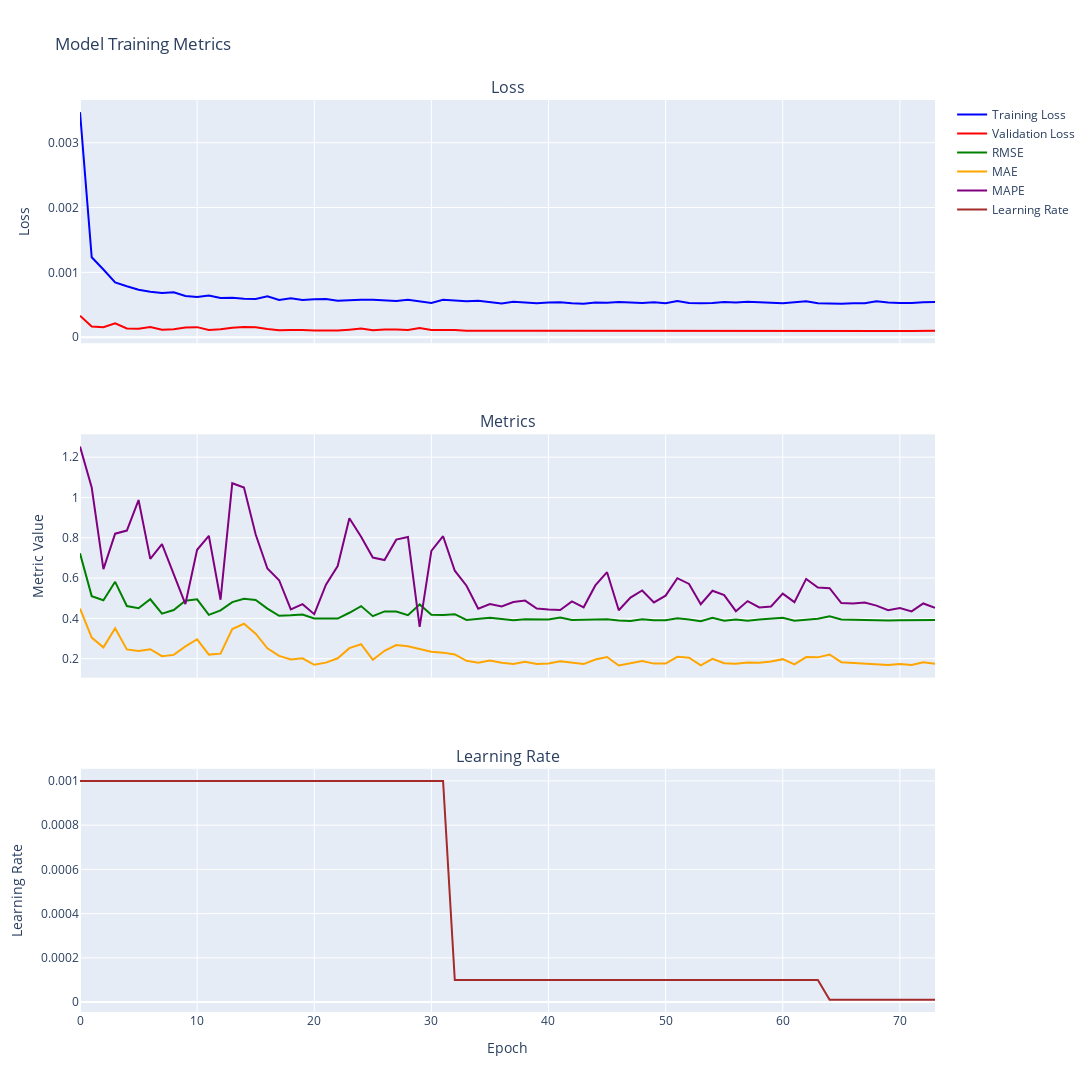

The cell this chart's notebook holds for it:
### Code cell
epochs = list(range(0, n_epochs, 1))  # Asumiendo que guardamos métricas cada 100 épocas
train_losses_plot = train_losses  # Tomamos cada 100º elemento
val_losses_plot = val_losses
val_rmses_plot = val_rmse
learning_rates_plot = learning_rates

fig = make_subplots(rows=3, cols=1, shared_xaxes=True, 
                    subplot_titles=('Loss', 'Metrics', 'Learning Rate', 'predictions'),
                    vertical_spacing=0.1)

# Añadir pérdidas de entrenamiento y validación
fig.add_trace(go.Scatter(x=epochs, y=train_losses_plot, mode='lines', name='Training Loss',
                         line=dict(color='blue', width=2)),
              row=1, col=1)
fig.add_trace(go.Scatter(x=epochs, y=val_losses_plot, mode='lines', name='Validation Loss',
                         line=dict(color='red', width=2)),
              row=1, col=1)

# Añadir RMSE, MAE y MAPE
fig.add_trace(go.Scatter(x=epochs, y=val_rmses_plot, mode='lines', name='RMSE',
                         line=dict(color='green', width=2)),
              row=2, col=1)
fig.add_trace(go.Scatter(x=epochs, y=val_maes, mode='lines', name='MAE',
                         line=dict(color='orange', width=2)),
              row=2, col=1)
fig.add_trace(go.Scatter(x=epochs, y=val_mapes, mode='lines', name='MAPE',
                         line=dict(color='purple', width=2)),
              row=2, col=1)

# Añadir tasa de aprendizaje
fig.add_trace(go.Scatter(x=epochs, y=learning_rates_plot, mode='lines', name='Learning Rate',
                         line=dict(color='brown', width=2)),
              row=3, col=1)

# # Predicciones de train y val
# fig.add_trace(go.Scatter(x=train.index, y=np.array(pred_train).flatten(), mode='lines', name='Train Predictions',
#                          line=dict(color='blue', width=2)),
#               row=4, col=1)

# fig.add_trace(go.Scatter(x=val.index, y=np.array(pred_val).flatten(), mode='lines', name='Val Predictions',
#                          line=dict(color='red', width=2)),
#               row=4, col=1)


# Actualizar el diseño
fig.update_layout(height=1200, width=1400, title_text="Model Training Metrics")
fig.update_xaxes(title_text="Epoch", row=3, col=1)
fig.update_yaxes(title_text="Loss", row=1, col=1)
fig.update_yaxes(title_text="Metric Value", row=2, col=1)
fig.update_yaxes(title_text="Learning Rate", row=3, col=1)
# fig.update_yaxes(title_text="Predictions", row=4, col=1)

# Mostrar la figura
# fig.show()

### Figure 1 — Plotly figure (JSON) as saved in the notebook; plotly's stock layout.template omitted (floating-point values rounded to 4 significant figures; data arrays with more than 128 entries replaced by an {"elided": "..."} marker saying what was removed)
{"data": [{"line": {"color": "blue", "width": 2}, "mode": "lines", "name": "Training Loss", "type": "scatter", "x": {"elided": "1000 int values"}, "xaxis": "x", "y": [0.003472, 0.001233, 0.001044, 0.000845, 0.0007866, 0.0007327, 0.0007014, 0.0006808, 0.0006936, 0.0006358, 0.0006207, 0.0006439, 0.0006046, 0.0006078, 0.0005944, 0.0005892, 0.0006292, 0.0005726, 0.0006011, 0.0005734, 0.0005851, 0.0005887, 0.0005635, 0.0005739, 0.0005758, 0.0005778, 0.0005632, 0.0005595, 0.0005759, 0.0005492, 0.0005279, 0.0005771, 0.0005668, 0.0005535, 0.0005605, 0.0005344, 0.0005181, 0.0005449, 0.0005314, 0.0005246, 0.0005335, 0.0005403, 0.0005244, 0.0005162, 0.0005347, 0.0005313, 0.0005417, 0.0005403, 0.0005278, 0.0005386, 0.000522, 0.000558, 0.0005282, 0.0005231, 0.0005252, 0.0005411, 0.0005341, 0.0005451, 0.0005323, 0.0005302, 0.0005233, 0.0005351, 0.0005541, 0.0005241, 0.0005168, 0.0005138, 0.000522, 0.0005223, 0.000555, 0.0005352, 0.000527, 0.0005256, 0.0005371, 0.0005414], "yaxis": "y"}, {"line": {"color": "red", "width": 2}, "mode": "lines", "name": "Validation Loss", "type": "scatter", "x": {"elided": "1000 int values"}, "xaxis": "x", "y": [0.00033, 0.0001646, 0.0001516, 0.0002135, 0.0001344, 0.0001281, 0.0001548, 0.0001133, 0.0001231, 0.0001501, 0.0001545, 0.0001101, 0.000122, 0.000146, 0.0001565, 0.0001524, 0.0001269, 0.0001075, 0.0001089, 0.000111, 0.0001009, 9.991e-05, 0.0001006, 0.0001157, 0.0001342, 0.0001067, 0.0001194, 0.000119, 0.0001094, 0.0001392, 0.0001105, 0.0001096, 0.0001119, 9.723e-05, 9.987e-05, 0.0001025, 9.965e-05, 9.658e-05, 9.909e-05, 9.782e-05, 9.801e-05, 0.000103, 9.698e-05, 9.746e-05, 9.778e-05, 9.907e-05, 9.59e-05, 9.458e-05, 9.878e-05, 9.627e-05, 9.622e-05, 0.0001016, 9.815e-05, 9.418e-05, 0.0001025, 9.508e-05, 9.81e-05, 9.53e-05, 9.836e-05, 0.0001, 0.0001024, 9.509e-05, 9.823e-05, 0.0001002, 0.0001064, 9.83e-05, 9.739e-05, 9.631e-05, 9.567e-05, 9.595e-05, 9.646e-05, 9.6e-05, 9.732e-05, 9.693e-05], "yaxis": "y"}, {"line": {"color": "green", "width": 2}, "mode": "lines", "name": "RMSE", "type": "scatter", "x": {"elided": "1000 int values"}, "xaxis": "x2", "y": [0.7227, 0.5104, 0.4899, 0.5813, 0.4613, 0.4503, 0.4949, 0.4235, 0.4414, 0.4874, 0.4945, 0.4175, 0.4394, 0.4807, 0.4977, 0.4911, 0.4482, 0.4125, 0.4151, 0.4191, 0.3995, 0.3977, 0.3991, 0.4279, 0.4609, 0.4109, 0.4347, 0.434, 0.4161, 0.4694, 0.4182, 0.4166, 0.4208, 0.3923, 0.3976, 0.4029, 0.3972, 0.391, 0.396, 0.3935, 0.3939, 0.4037, 0.3918, 0.3928, 0.3934, 0.396, 0.3896, 0.3869, 0.3954, 0.3904, 0.3903, 0.4011, 0.3941, 0.3861, 0.4028, 0.3879, 0.394, 0.3884, 0.3946, 0.3979, 0.4025, 0.388, 0.3943, 0.3983, 0.4105, 0.3944, 0.3926, 0.3904, 0.3891, 0.3897, 0.3908, 0.3898, 0.3925, 0.3917], "yaxis": "y2"}, {"line": {"color": "orange", "width": 2}, "mode": "lines", "name": "MAE", "type": "scatter", "x": {"elided": "1000 int values"}, "xaxis": "x2", "y": [0.4489, 0.3049, 0.256, 0.3505, 0.2462, 0.2384, 0.247, 0.2125, 0.2187, 0.2607, 0.2963, 0.2202, 0.2249, 0.3466, 0.3731, 0.3238, 0.2517, 0.2136, 0.1959, 0.2017, 0.1698, 0.1804, 0.2019, 0.2523, 0.2715, 0.1939, 0.2392, 0.2673, 0.2613, 0.2466, 0.2349, 0.23, 0.2211, 0.1892, 0.18, 0.1906, 0.1801, 0.1742, 0.1847, 0.1736, 0.176, 0.1869, 0.1784, 0.1732, 0.1957, 0.2082, 0.1664, 0.177, 0.1879, 0.1755, 0.1757, 0.2089, 0.205, 0.1666, 0.1995, 0.1773, 0.1754, 0.1807, 0.1803, 0.1855, 0.1976, 0.1712, 0.2078, 0.2065, 0.2206, 0.1826, 0.1785, 0.1765, 0.1715, 0.169, 0.1739, 0.1687, 0.1816, 0.1748], "yaxis": "y2"}, {"line": {"color": "purple", "width": 2}, "mode": "lines", "name": "MAPE", "type": "scatter", "x": {"elided": "1000 int values"}, "xaxis": "x2", "y": [1.253, 1.049, 0.6444, 0.8204, 0.8356, 0.9871, 0.6952, 0.768, 0.6194, 0.471, 0.7403, 0.8099, 0.4927, 1.071, 1.05, 0.8159, 0.6474, 0.5893, 0.4442, 0.4703, 0.421, 0.5673, 0.6596, 0.8972, 0.8054, 0.7019, 0.6897, 0.7908, 0.8038, 0.3575, 0.7351, 0.8078, 0.6366, 0.562, 0.4477, 0.4714, 0.4596, 0.481, 0.4882, 0.449, 0.4439, 0.4418, 0.4842, 0.4549, 0.5634, 0.6291, 0.4403, 0.503, 0.5384, 0.4794, 0.5129, 0.5994, 0.571, 0.4702, 0.5369, 0.5152, 0.4357, 0.4857, 0.454, 0.459, 0.5227, 0.4806, 0.5958, 0.5529, 0.5497, 0.4763, 0.4741, 0.4787, 0.4632, 0.4403, 0.4511, 0.4345, 0.474, 0.4529], "yaxis": "y2"}, {"line": {"color": "brown", "width": 2}, "mode": "lines", "name": "Learning Rate", "type": "scatter", "x": {"elided": "1000 int values"}, "xaxis": "x3", "y": [0.001, 0.001, 0.001, 0.001, 0.001, 0.001, 0.001, 0.001, 0.001, 0.001, 0.001, 0.001, 0.001, 0.001, 0.001, 0.001, 0.001, 0.001, 0.001, 0.001, 0.001, 0.001, 0.001, 0.001, 0.001, 0.001, 0.001, 0.001, 0.001, 0.001, 0.001, 0.001, 0.0001, 0.0001, 0.0001, 0.0001, 0.0001, 0.0001, 0.0001, 0.0001, 0.0001, 0.0001, 0.0001, 0.0001, 0.0001, 0.0001, 0.0001, 0.0001, 0.0001, 0.0001, 0.0001, 0.0001, 0.0001, 0.0001, 0.0001, 0.0001, 0.0001, 0.0001, 0.0001, 0.0001, 0.0001, 0.0001, 0.0001, 0.0001, 1e-05, 1e-05, 1e-05, 1e-05, 1e-05, 1e-05, 1e-05, 1e-05, 1e-05, 1e-05], "yaxis": "y3"}], "layout": {"annotations": [{"font": {"size": 16}, "showarrow": false, "text": "Loss", "x": 0.5, "xanchor": "center", "xref": "paper", "y": 1, "yanchor": "bottom", "yref": "paper"}, {"font": {"size": 16}, "showarrow": false, "text": "Metrics", "x": 0.5, "xanchor": "center", "xref": "paper", "y": 0.6333, "yanchor": "bottom", "yref": "paper"}, {"font": {"size": 16}, "showarrow": false, "text": "Learning Rate", "x": 0.5, "xanchor": "center", "xref": "paper", "y": 0.2667, "yanchor": "bottom", "yref": "paper"}], "height": 1200, "title": {"text": "Model Training Metrics"}, "width": 1400, "xaxis": {"anchor": "y", "domain": [0, 1], "matches": "x3", "showticklabels": false}, "xaxis2": {"anchor": "y2", "domain": [0, 1], "matches": "x3", "showticklabels": false}, "xaxis3": {"anchor": "y3", "domain": [0, 1], "title": {"text": "Epoch"}}, "yaxis": {"anchor": "x", "domain": [0.7333, 1], "title": {"text": "Loss"}}, "yaxis2": {"anchor": "x2", "domain": [0.3667, 0.6333], "title": {"text": "Metric Value"}}, "yaxis3": {"anchor": "x3", "domain": [0, 0.2667], "title": {"text": "Learning Rate"}}}}
